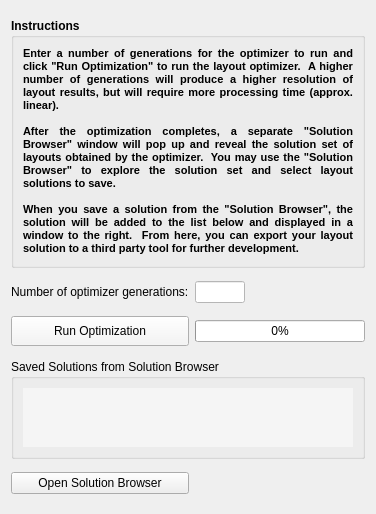
      <widget class="QWidget" name="page_4">
       <property name="geometry">
        <rect>
         <x>0</x>
         <y>0</y>
         <width>376</width>
         <height>514</height>
        </rect>
       </property>
       <attribute name="label">
        <string>Results</string>
       </attribute>
       <layout class="QGridLayout" name="gridLayout_4">
        <item row="0" column="0" colspan="2">
         <widget class="QGroupBox" name="groupBox_6">
          <property name="minimumSize">
           <size>
            <width>0</width>
            <height>0</height>
           </size>
          </property>
          <property name="maximumSize">
           <size>
            <width>16777215</width>
            <height>250</height>
           </size>
          </property>
          <property name="font">
           <font>
            <weight>75</weight>
            <bold>true</bold>
           </font>
          </property>
          <property name="title">
           <string>Instructions</string>
          </property>
          <layout class="QGridLayout" name="gridLayout_15">
           <item row="0" column="0">
            <widget class="QLabel" name="label_43">
             <property name="sizePolicy">
              <sizepolicy hsizetype="Preferred" vsizetype="Preferred">
               <horstretch>0</horstretch>
               <verstretch>0</verstretch>
              </sizepolicy>
             </property>
             <property name="text">
              <string>&lt;!DOCTYPE HTML PUBLIC &quot;-//W3C//DTD HTML 4.0//EN&quot; &quot;http://www.w3.org/TR/REC-html40/strict.dtd&quot;&gt;
&lt;html&gt;&lt;head&gt;&lt;meta name=&quot;qrichtext&quot; content=&quot;1&quot; /&gt;&lt;style type=&quot;text/css&quot;&gt;
p, li { white-space: pre-wrap; }
&lt;/style&gt;&lt;/head&gt;&lt;body style=&quot; font-family:'MS Shell Dlg 2'; font-size:8.25pt; font-weight:600; font-style:normal;&quot;&gt;
&lt;p align=&quot;justify&quot; style=&quot; margin-top:0px; margin-bottom:0px; margin-left:0px; margin-right:0px; -qt-block-indent:0; text-indent:0px;&quot;&gt;&lt;span style=&quot; font-size:8pt;&quot;&gt;Enter a number of generations for the optimizer to run and click &amp;quot;Run Optimization&amp;quot; to run the layout optimizer.  A higher number of generations will produce a higher resolution of layout results, but will require more processing time (approx. linear).&lt;/span&gt;&lt;/p&gt;
&lt;p align=&quot;justify&quot; style=&quot;-qt-paragraph-type:empty; margin-top:0px; margin-bottom:0px; margin-left:0px; margin-right:0px; -qt-block-indent:0; text-indent:0px; font-size:8pt;&quot;&gt;&lt;/p&gt;
&lt;p align=&quot;justify&quot; style=&quot; margin-top:0px; margin-bottom:0px; margin-left:0px; margin-right:0px; -qt-block-indent:0; text-indent:0px;&quot;&gt;&lt;span style=&quot; font-size:8pt;&quot;&gt;After the optimization completes, a separate &amp;quot;Solution Browser&amp;quot; window will pop up and reveal the solution set of layouts obtained by the optimizer.  You may use the &amp;quot;Solution Browser&amp;quot; to explore the solution set and select layout solutions to save.&lt;/span&gt;&lt;/p&gt;
&lt;p align=&quot;justify&quot; style=&quot;-qt-paragraph-type:empty; margin-top:0px; margin-bottom:0px; margin-left:0px; margin-right:0px; -qt-block-indent:0; text-indent:0px; font-size:8pt;&quot;&gt;&lt;/p&gt;
&lt;p align=&quot;justify&quot; style=&quot; margin-top:0px; margin-bottom:0px; margin-left:0px; margin-right:0px; -qt-block-indent:0; text-indent:0px;&quot;&gt;&lt;span style=&quot; font-size:8pt;&quot;&gt;When you save a solution from the &amp;quot;Solution Browser&amp;quot;, the solution will be added to the list below and displayed in a window to the right.  From here, you can export your layout solution to a third party tool for further development.&lt;/span&gt;&lt;/p&gt;&lt;/body&gt;&lt;/html&gt;</string>
             </property>
             <property name="wordWrap">
              <bool>true</bool>
             </property>
            </widget>
           </item>
          </layout>
         </widget>
        </item>
        <item row="1" column="0">
         <widget class="QLabel" name="label_26">
          <property name="text">
           <string>Number of optimizer generations:</string>
          </property>
          <property name="buddy">
           <cstring>txt_numGenerations</cstring>
          </property>
         </widget>
        </item>
        <item row="1" column="1">
         <widget class="QLineEdit" name="txt_numGenerations">
          <property name="maximumSize">
           <size>
            <width>50</width>
            <height>16777215</height>
           </size>
          </property>
          <property name="styleSheet">
           <string notr="true">background-color: rgb(255, 255, 255);</string>
          </property>
          <property name="inputMask">
           <string/>
          </property>
         </widget>
        </item>
        <item row="2" column="0">
         <widget class="QPushButton" name="btn_runSim">
          <property name="minimumSize">
           <size>
            <width>0</width>
            <height>30</height>
           </size>
          </property>
          <property name="palette">
           <palette>
            <active>
             <colorrole role="Button">
              <brush brushstyle="SolidPattern">
               <color alpha="255">
                <red>245</red>
                <green>245</green>
                <blue>245</blue>
               </color>
              </brush>
             </colorrole>
             <colorrole role="Base">
              <brush brushstyle="SolidPattern">
               <color alpha="255">
                <red>245</red>
                <green>245</green>
                <blue>245</blue>
               </color>
              </brush>
             </colorrole>
             <colorrole role="Window">
              <brush brushstyle="SolidPattern">
               <color alpha="255">
                <red>245</red>
                <green>245</green>
                <blue>245</blue>
               </color>
              </brush>
             </colorrole>
            </active>
            <inactive>
             <colorrole role="Button">
              <brush brushstyle="SolidPattern">
               <color alpha="255">
                <red>245</red>
                <green>245</green>
                <blue>245</blue>
               </color>
              </brush>
             </colorrole>
             <colorrole role="Base">
              <brush brushstyle="SolidPattern">
               <color alpha="255">
                <red>245</red>
                <green>245</green>
                <blue>245</blue>
               </color>
              </brush>
             </colorrole>
             <colorrole role="Window">
              <brush brushstyle="SolidPattern">
               <color alpha="255">
                <red>245</red>
                <green>245</green>
                <blue>245</blue>
               </color>
              </brush>
             </colorrole>
            </inactive>
            <disabled>
             <colorrole role="Button">
              <brush brushstyle="SolidPattern">
               <color alpha="255">
                <red>245</red>
                <green>245</green>
                <blue>245</blue>
               </color>
              </brush>
             </colorrole>
             <colorrole role="Base">
              <brush brushstyle="SolidPattern">
               <color alpha="255">
                <red>245</red>
                <green>245</green>
                <blue>245</blue>
               </color>
              </brush>
             </colorrole>
             <colorrole role="Window">
              <brush brushstyle="SolidPattern">
               <color alpha="255">
                <red>245</red>
                <green>245</green>
                <blue>245</blue>
               </color>
              </brush>
             </colorrole>
            </disabled>
           </palette>
          </property>
          <property name="text">
           <string>Run Optimization</string>
          </property>
         </widget>
        </item>
        <item row="2" column="1">
         <widget class="QProgressBar" name="prgbar_optimize">
          <property name="value">
           <number>0</number>
          </property>
         </widget>
        </item>
        <item row="3" column="0" colspan="2">
         <widget class="QGroupBox" name="groupBox_7">
          <property name="enabled">
           <bool>true</bool>
          </property>
          <property name="sizePolicy">
           <sizepolicy hsizetype="Preferred" vsizetype="Preferred">
            <horstretch>0</horstretch>
            <verstretch>0</verstretch>
           </sizepolicy>
          </property>
          <property name="maximumSize">
           <size>
            <width>16777215</width>
            <height>100</height>
           </size>
          </property>
          <property name="title">
           <string>Saved Solutions from Solution Browser</string>
          </property>
          <layout class="QGridLayout" name="gridLayout_16">
           <item row="1" column="0">
            <widget class="QListWidget" name="lst_solution">
             <property name="sizePolicy">
              <sizepolicy hsizetype="Preferred" vsizetype="Preferred">
               <horstretch>0</horstretch>
               <verstretch>0</verstretch>
              </sizepolicy>
             </property>
             <property name="maximumSize">
              <size>
               <width>16777215</width>
               <height>16777215</height>
              </size>
             </property>
             <property name="palette">
              <palette>
               <active>
                <colorrole role="Button">
                 <brush brushstyle="SolidPattern">
                  <color alpha="255">
                   <red>245</red>
                   <green>245</green>
                   <blue>245</blue>
                  </color>
                 </brush>
                </colorrole>
                <colorrole role="Base">
                 <brush brushstyle="SolidPattern">
                  <color alpha="255">
                   <red>245</red>
                   <green>245</green>
                   <blue>245</blue>
                  </color>
                 </brush>
                </colorrole>
                <colorrole role="Window">
                 <brush brushstyle="SolidPattern">
                  <color alpha="255">
                   <red>245</red>
                   <green>245</green>
                   <blue>245</blue>
                  </color>
                 </brush>
                </colorrole>
               </active>
               <inactive>
                <colorrole role="Button">
                 <brush brushstyle="SolidPattern">
                  <color alpha="255">
                   <red>245</red>
                   <green>245</green>
                   <blue>245</blue>
                  </color>
                 </brush>
                </colorrole>
                <colorrole role="Base">
                 <brush brushstyle="SolidPattern">
                  <color alpha="255">
                   <red>245</red>
                   <green>245</green>
                   <blue>245</blue>
                  </color>
                 </brush>
                </colorrole>
                <colorrole role="Window">
                 <brush brushstyle="SolidPattern">
                  <color alpha="255">
                   <red>245</red>
                   <green>245</green>
                   <blue>245</blue>
                  </color>
                 </brush>
                </colorrole>
               </inactive>
               <disabled>
                <colorrole role="Button">
                 <brush brushstyle="SolidPattern">
                  <color alpha="255">
                   <red>245</red>
                   <green>245</green>
                   <blue>245</blue>
                  </color>
                 </brush>
                </colorrole>
                <colorrole role="Base">
                 <brush brushstyle="SolidPattern">
                  <color alpha="255">
                   <red>245</red>
                   <green>245</green>
                   <blue>245</blue>
                  </color>
                 </brush>
                </colorrole>
                <colorrole role="Window">
                 <brush brushstyle="SolidPattern">
                  <color alpha="255">
                   <red>245</red>
                   <green>245</green>
                   <blue>245</blue>
                  </color>
                 </brush>
                </colorrole>
               </disabled>
              </palette>
             </property>
             <property name="frameShape">
              <enum>QFrame::NoFrame</enum>
             </property>
             <property name="frameShadow">
              <enum>QFrame::Plain</enum>
             </property>
            </widget>
           </item>
          </layout>
         </widget>
        </item>
        <item row="4" column="0">
         <widget class="QPushButton" name="btn_open_sol_browser">
          <property name="text">
           <string>Open Solution Browser</string>
          </property>
         </widget>
        </item>
       </layout>
      </widget>
